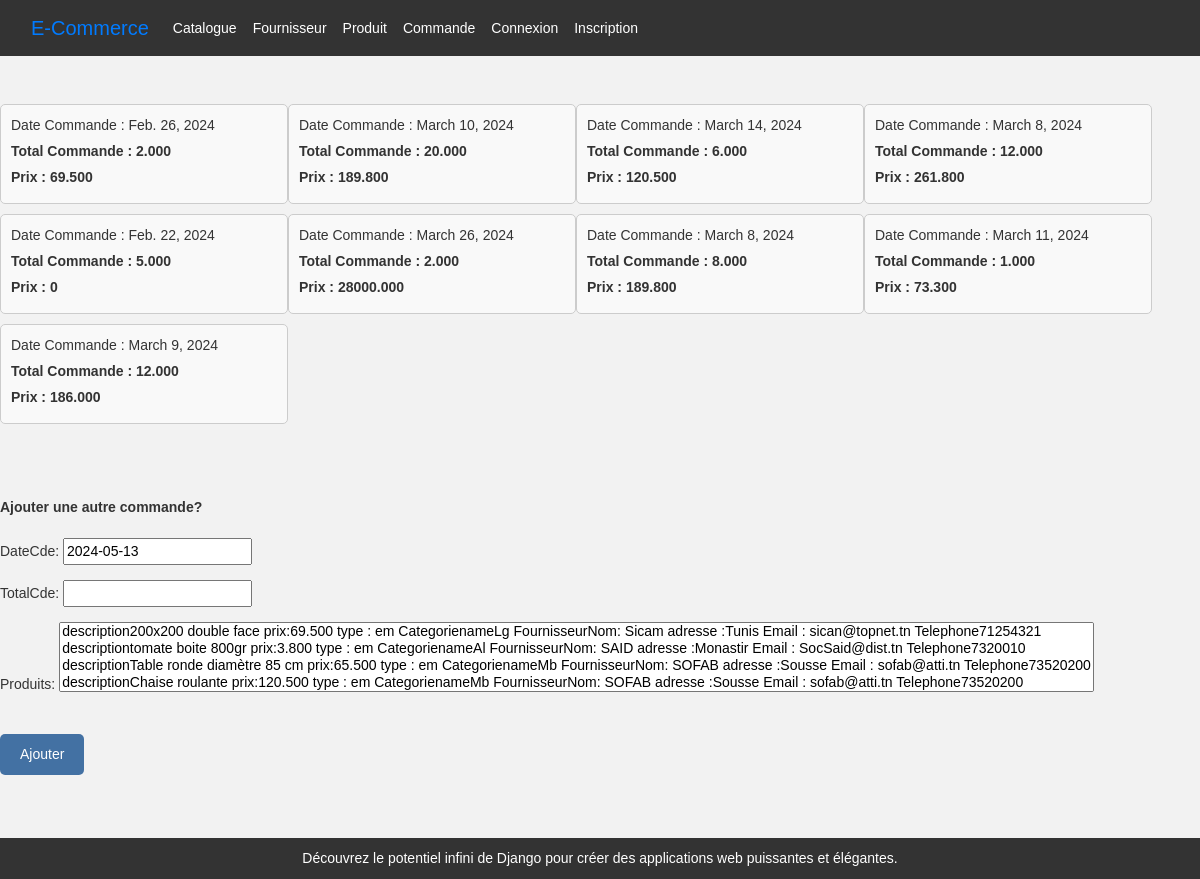
Page /magasin/nouvCommande/ on the committed database.
### magasin/models.py (models this page shows, shortened)
class Commande(models.Model):
    dateCde = models.DateField(null=True,default=date.today)
    totalCde = models.DecimalField(max_digits=10,decimal_places=3)
    produits = models.ManyToManyField(Produit)
    def calculPrix(self):
        total = 0
        for produit in self.produits.all():
            total += produit.prix
        return total

class Produit(models.Model):
    TYPE_CHOICES = [('fr','From'),('cs','Conserve'),('em','emballé')]
    libelle = models.CharField(max_length=255)
    description = models.TextField()
    prix = models.DecimalField(max_digits=10, decimal_places=3 , default=0.000)
    type = models.CharField(max_length=2, choices=TYPE_CHOICES , default='em')
    img = models.ImageField(blank=True)
    categorie = models.ForeignKey('Categorie',on_delete=models.CASCADE,null=True )
    fournisseur = models.ForeignKey('Fournisseur',on_delete=models.CASCADE,null=True )
    def __str__(self) -> str:
        return "description" +str(self.description)+" "+"prix:" +str(self.prix)+" "+"type : "+str(self.type) + " "+ "Categorie"+str(self.categorie)+ " "+ "Fournisseur"+str(self.fournisseur)

### magasin/views.py (the view)
# urls.py: path('nouvCommande/',views.indexC,name='nouveauCom'),
def indexC(request):
  if request.method == 'POST':
    form = CommandeForm(request.POST)
    if form.is_valid():
      form.save()
  else:
    form = CommandeForm()
  commandes=Commande.objects.all()
  context={'form': form,'commandes':commandes}
  return render(request,'magasin/commande.html',context)

### magasin/forms.py
class CommandeForm(ModelForm):
    class Meta :
        model = Commande
        fields = "__all__"

### magasin/models.py (called while the page is built)
    def __str__(self) -> str:
        return "name" +str(self.name)

    def __str__(self) -> str:
        return "Nom: " +str(self.nom)+" "+"adresse :" +str(self.adresse)+" "+"Email : "+str(self.email) + " "+ "Telephone"+str(self.telephone)

### magasin/templates/magasin/commande.html (shortened to what this page needs)
{% extends 'magasin/base.html' %}
{% block content %}
  <div class="container-fluid mt-5">
    <div class="row">
      {% for commande in commandes %}
        <div id="{{ commande.id }}" style="width: 18rem" class="commande-card">
          <div>
            <p>Date Commande : {{ commande.dateCde }}</p>
            <p>
              <b>Total Commande : {{ commande.totalCde }}</b>
            </p>
            <p>
              <b>Prix : {{ commande.calculPrix }}</b>
            </p>
          </div>
        </div>
      {% endfor %}
    </div>
  </div>
  <br /><br /><br />
  <p>
    <b>Ajouter une autre commande?</b>
  </p>
  <form method="post" class="add-commande-form">
    {{ form.as_p }}
    <br>
    <button type="submit">Ajouter</button>
    <br><br><br><br>
  </form>
{% endblock %}

### magasin/static/css/base.css (style rules this page uses)
body, h1, h2, p, ul, li { margin: 0; padding: 0; }
body { background-color: #f2f2f2; font-family: Arial, sans-serif; font-size: 14px; line-height: 1.5; color: #333; }
p { margin-bottom: 10px; }

### magasin/templates/magasin/commande.html (style rules this page uses)
.commande-card { width: 22rem; border: 1px solid #ccc; border-radius: 5px; padding: 10px; margin-bottom: 10px; background-color: #f9f9f9; }
.commande-card p { margin: 0; margin-bottom: 5px; }
.commande-card b { font-weight: bold; }
.add-commande-form { margin-top: 20px; }
.add-commande-form button { padding: 10px 20px; background-color: #004085b8; color: #fff; border: none; border-radius: 5px; cursor: pointer; }

### magasin/templates/magasin/base.html (style rules this page uses)
body, h1, h2, p, ul, li { margin: 0; padding: 0; }
body { background-color: #f2f2f2; font-family: Arial, sans-serif; font-size: 14px; line-height: 1.5; color: #333; }
p { margin-bottom: 10px; }

### rows in the picture
Commande: dateCde "Feb. 26, 2024", totalCde "2.000", calculPrix "69.500"
Commande: dateCde "March 10, 2024", totalCde "20.000", calculPrix "189.800"
Commande: dateCde "March 14, 2024", totalCde "6.000", calculPrix "120.500"
Commande: dateCde "March 8, 2024", totalCde "12.000", calculPrix "261.800"
Commande: dateCde "Feb. 22, 2024", totalCde "5.000", calculPrix "0"
Commande: dateCde "March 26, 2024", totalCde "2.000", calculPrix "28000.000"
Commande: dateCde "March 8, 2024", totalCde "8.000", calculPrix "189.800"
Commande: dateCde "March 11, 2024", totalCde "1.000", calculPrix "73.300"
Commande: dateCde "March 9, 2024", totalCde "12.000", calculPrix "186.000"
